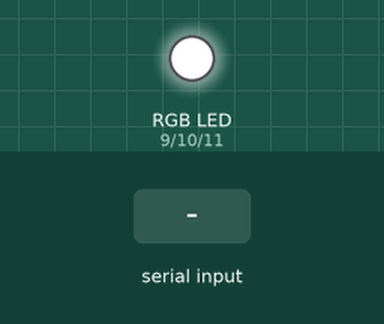
Recording of a sketch running on a simulated Arduino Uno, built with avr-gcc and run on an emulated ATmega328P. Parts: an RGB LED mixed from three pins (HIGH = lit). The inputs (shaded band) are chosen by the test bench. Dim RGB values are drawn brighter than linear.

Above: at 1.2 s.
1.3 s: "1" received over Serial
At 2.2 s:
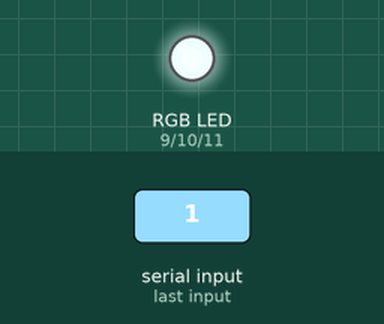
2.8 s: "led1:0,0,255\n" received over Serial
At 3.5 s:
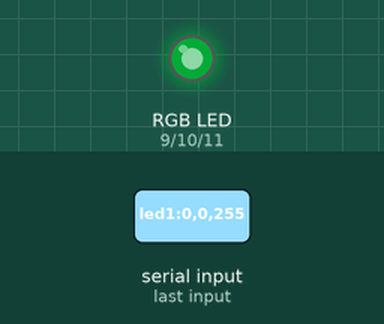
4.3 s: "0" received over Serial
At 5.6 s:
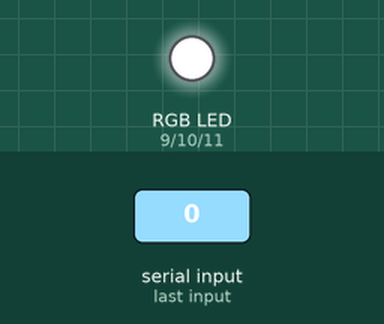
Timing chart, 0 to 7.3 s (numbered marks = the images above; inputs shaded):
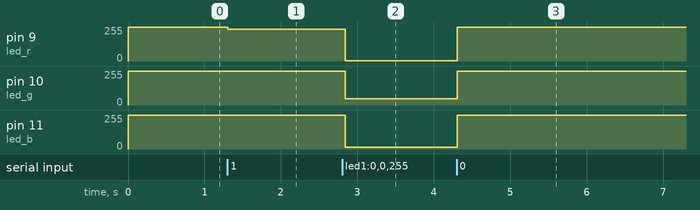

The sketch:

Web2RGB.ino
```cpp
/*
Dim RGB-led.
The leds have a common Anode (+5V) (and resistor) and get into the channels 9, 10 and 11.
Open the Serial Monitor and type in something like this:
2e2eff
The Arduino-board will translate the incoming hex-string into decimal-values
and appöy them to the RGB-led.
2e2eff steht für 46,46,255
*/


int led_r = 9;
int led_g = 10;
int led_b = 11;

String readString; // empfangener String hat diese Form: "led1:0,0,255"

int helligkeit_r;      // z.B. 0
int helligkeit_g;      // z.B. 0
int helligkeit_b;      // z.B. 255


void setup()
{
  Serial.begin(9600);

  //Setup led1
  pinMode(led_r, OUTPUT);
  pinMode(led_g, OUTPUT);
  pinMode(led_b, OUTPUT);
  digitalWrite(led_r, HIGH);  // leds aus
  digitalWrite(led_g, HIGH);
  digitalWrite(led_b, HIGH);

  //Serial.println("Type in something like this: 2effff");
}


void loop()
{
  while (Serial.available())
  {
    delay(3);
    char c = Serial.read();
    readString += c;
  }

  if (readString.length() >0)
  {

    stringAnalyse();


    // werte schreiben

    analogWrite(led_r, 255 - helligkeit_r);   // rote led
    analogWrite(led_g, 255 - helligkeit_g);   // grüne led
    analogWrite(led_b, 255 - helligkeit_b);   // blaue led
  }
  readString="";
}


void stringAnalyse()
{
    // String analysieren: String hat bspw. die Form "00ff00" (Grün).
    String wert_r;
    wert_r += readString.charAt(0);
    wert_r += readString.charAt(1);
    helligkeit_r = hexToDec(wert_r);
    wert_r = "";

    // Serial.print("Rot-Wert: ");
    //Serial.println(helligkeit_r);


    String wert_g;
    wert_g += readString.charAt(2);
    wert_g += readString.charAt(3);
    helligkeit_g = hexToDec(wert_g);
    wert_g = "";

    // Serial.print("Gruen-Wert: ");
    // Serial.println(helligkeit_g);


    String wert_b;
    wert_b += readString.charAt(4);
    wert_b += readString.charAt(5);
    helligkeit_b = hexToDec(wert_b);
    wert_b = "";

    // Serial.print("Blau-Wert: ");
    // Serial.println(helligkeit_b);
}


// Converting from Hex to Decimal:
// Source: https://github.com/benrugg/Arduino-Hex-Decimal-Conversion

unsigned int hexToDec(String hexString) {

  unsigned int decValue = 0;
  int nextInt;

  for (int i = 0; i < hexString.length(); i++) {

    nextInt = int(hexString.charAt(i));
    if (nextInt >= 48 && nextInt <= 57) nextInt = map(nextInt, 48, 57, 0, 9);
    if (nextInt >= 65 && nextInt <= 70) nextInt = map(nextInt, 65, 70, 10, 15);
    if (nextInt >= 97 && nextInt <= 102) nextInt = map(nextInt, 97, 102, 10, 15);
    nextInt = constrain(nextInt, 0, 15);

    decValue = (decValue * 16) + nextInt;
  }

  return decValue;
}
```

Measured:
- after the input at 1.3 s, pin 9 (led_r): 255/255 → 239/255 at once
- after the input at 2.8 s, pin 9 (led_r): 239/255 → 1/255 at once; pin 10 (led_g): 255/255 → 46/255 at once; pin 11 (led_b): 255/255 → 15/255 at once
- after the input at 4.3 s, pin 9 (led_r): 1/255 → 255/255 at once; pin 10 (led_g): 46/255 → 255/255 at once; pin 11 (led_b): 15/255 → 255/255 at once
